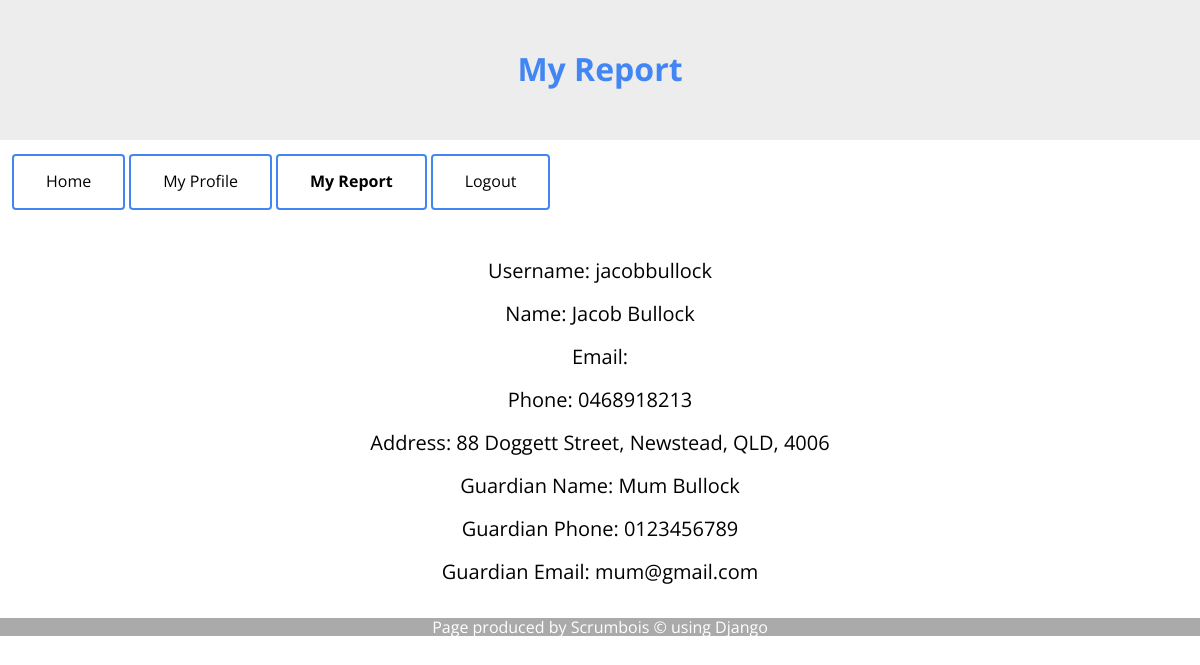
Screenshot of /report (signed in) with the database file from the repository.
### accounts/models.py (models this page shows)
class User(AbstractUser):
	STATE_CHOICES = (
        ("QLD", 'Queensland'),
        ("NSW", 'New South Wales'),
        ("ACT", 'ACT'),
        ("VIC", 'Victoria'),
        ("TAS", 'Tasmania'),
        ("SA", 'South Australia'),
        ("WA", 'Western Australia'),
        ("NT", 'Northern Territory')
    )
	mobile_number = models.CharField(max_length = 10, default ="")
	street_number = models.CharField(default = "", max_length = 4)
	street_name = models.CharField(max_length = 40, default ="")
	suburb = models.CharField(max_length = 20, default = "")
	state = models.CharField(max_length = 3, default = "QLD", choices = STATE_CHOICES )
	post_code = models.CharField(max_length = 4, default = "")
	under_18 = models.BooleanField(default = "False")
	guardian_first_name = models.CharField(max_length = 40, default ="", blank = 'True')
	guardian_last_name = models.CharField(max_length = 40, default ="", blank = 'True')
	guardian_mobile_number = models.CharField(max_length = 10, default ="", blank = 'True')
	guardian_email = models.EmailField(max_length=254, default = "", blank = 'True')

### schedule/views.py (the view)
# urls.py: path('report', views.report, name='report'),
def report(request):
	return render(request, 'schedule/report.html')

### schedule/templates/schedule/report.html (shortened to what this page needs)
{% extends "general_template.html" %}
{% block body_header %}
{% if user.is_authenticated %}
	<h1>My Report</h1>
{% else %}
	<h1>Mika's Music Academy</h1>
{% endif %}
{% endblock %}
{% block navigation %}
{% if user.is_authenticated %}
	<a class="button button1" href="{% url 'index' %}">Home</a>
	<a class="button button1" href="{% url 'profile' %}">My Profile</a>
	<a class="button button1" href="{% url 'report' %}"><strong>My Report</strong></a>
	<a class="button button1" href="{% url 'logout' %}">Logout</a>
{% endif %}
{% endblock %}
{% block content %}
{% if user.is_authenticated %}
	<p>Username: {{ user.get_username }}</p>
	<p>Name: {{ user.get_full_name }}</p>
	<p>Email: {{ lesson.lesson_time }}</p>
	<p>Phone: {{ user.mobile_number }}</p>
	<p>Address: {{ user.street_number }} {{ user.street_name }}, {{ user.suburb }}, {{ user.state }}, {{ user.post_code }}</p>
	<p>Guardian Name: {{ user.guardian_first_name }} {{ user.guardian_last_name }}</p>
	<p>Guardian Phone: {{ user.guardian_mobile_number }}</p>
	<p>Guardian Email: {{ user.guardian_email }}</p>
{% else %}
	<a class="button button1" href="{% url 'login' %}">Login</a>
	<a class="button button1" href="{% url 'register' %}">Register</a>
{% endif %}
{% endblock %}

### schedule/static/css/style.css (style rules this page uses)
* { font-family: 'Open Sans', sans-serif; }
h1 { color: #4286f4; text-align: center; }
.button { background-color: #4286f4; border-radius: 4px; color: white; padding: 16px 32px; text-align: center; display: inline-block; font-size: 16px; margin: 4px 2px; -webkit-transition-duration: 0.4s; transition-duration: 0.4s; cursor: pointer; text-decoration: none; height: 20px; }
.button1 { background-color: white; color: black; border: 2px solid #4286f4; }
p { font-size: 20px; color:black; }

### rows the page displays
User: get_username "jacobbullock", get_full_name "Jacob Bullock", mobile_number "0468918213", street_number "88", street_name "Doggett Street", suburb "Newstead", state "QLD", post_code "4006", guardian_first_name "Mum", guardian_last_name "Bullock", guardian_mobile_number "0123456789", guardian_email "mum@gmail.com"
